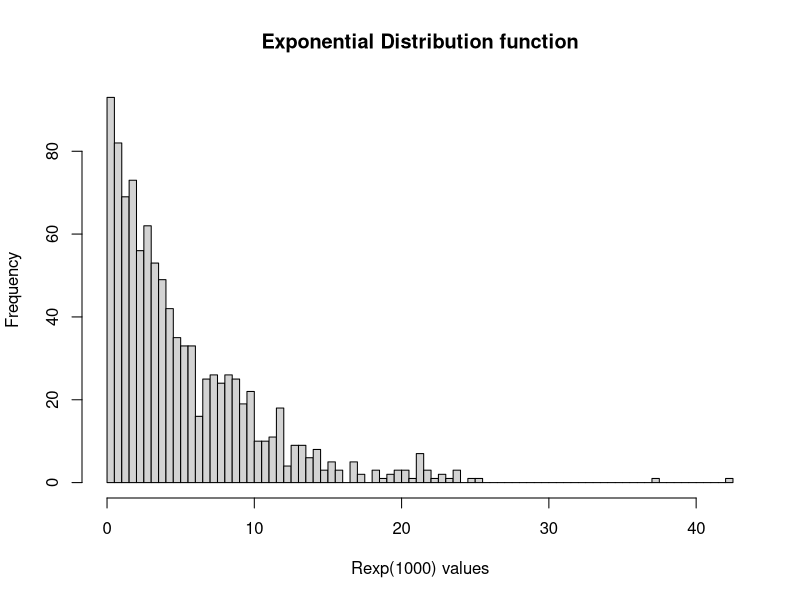
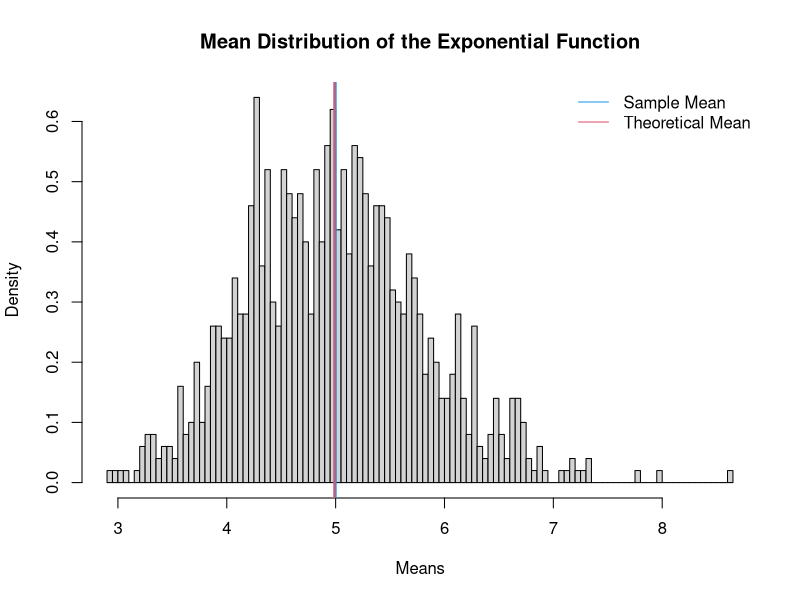

These figures' R source, in order:
## ---- chunk 1
knitr::opts_chunk$set(echo = TRUE)
## ---- chunk 2

hist(rexp(1000, .2), breaks = 100, main = "Exponential Distribution function", 
     xlab = "Rexp(1000) values")

## ---- chunk 3

lambda <- 0.2                          # We set lambda equal to 0.2,
n <- 40                                # sample size equal to 40,
ns <- 1000                             # number of sample sets equal to 1000
sd <- 1/lambda                         # standard deviation
theoretical.mean = 1/lambda            # expected mean by definition
theoretical.var = 1/lambda^2           # expected variance by definition

## ---- chunk 4

x = NULL
rexp.data <- matrix(nrow = ns, ncol = 2)
set.seed(666)                          #set seed for reproducibility
for(i in 1:ns){x <- rexp(n, lambda)
      rexp.data[i,1] <- mean(x)        #mean is computed separately for each sample set
      rexp.data[i,2] <- var(x)}        #variance is computed separately for each sample set
sample.mean <- mean(rexp.data[,1])     #compute for the mean of the means
sample.var <- mean(rexp.data[,2])      #compute for the mean of variances
cat("The theoretical mean is", theoretical.mean,
    ", the mean from the generated sample set is", sample.mean, ".")
cat("The theoretical variance is", theoretical.var,
    ", the variance obtained from the sample set is", sample.var, ".")

## ---- chunk 5

hist(rexp.data[,1], breaks = 100, prob = TRUE, 
     main="Mean Distribution of the Exponential Function", xlab="Means")
abline(v = theoretical.mean, col= 4, lwd = 2)
abline(v = sample.mean, col = 2,lwd = 2)
legend('topright', c("Sample Mean", "Theoretical Mean"), bty = "n", lty = c(1,1), 
       col = c(col = 4, col = 2))
